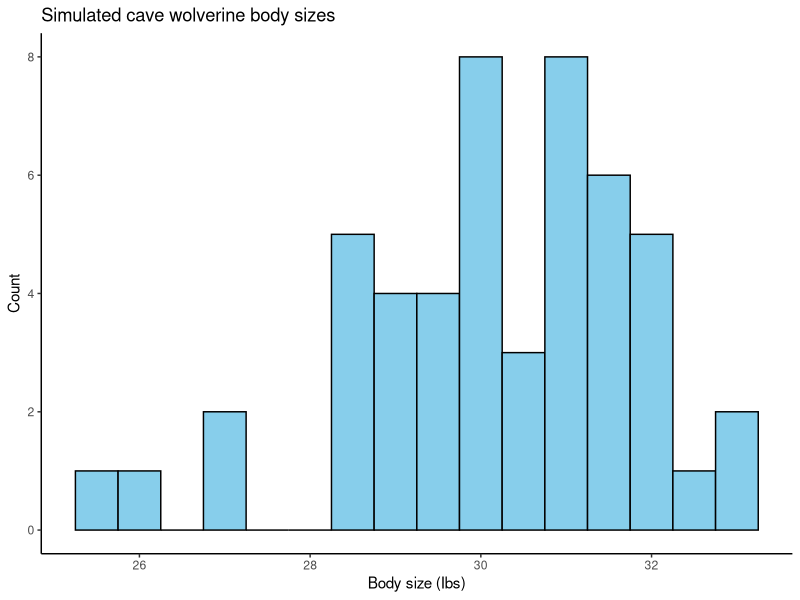

R code for this plot: (Note: this script raises an error after producing the figure.)
# =====================================================
# Simple_Simulation_Intro.R
# FIW5594: Conservation Data Science
# Introduction to Data Simulation
# =====================================================

# Load packages ----
library(tidyverse)

# =====================================================
# 1. Simulate one variable
# =====================================================

# GOAL: Simulate 20 individuals and measure their body size.

set.seed(1)   # makes results reproducible #you get the same thing the next time you do a random draw

# Sample size and parameters
n <- 50
mean_size <- 30
sd_size <- 2

# Draw random body sizes from a Normal distribution
wolverine_body <- rnorm(n, mean = mean_size, sd = sd_size)
help(rnorm)

#Randomly assign each wolverine cave entrance presence (Y/N)



# Combine into a tibble
sim <- tibble(id = 1:n, wolverine_body = wolverine_body)

# Look at the data
print(sim)
summary(sim$wolverine_body) #mean of 30.23

# Visualize with a histogram
ggplot(sim, aes(x = wolverine_body)) +
  geom_histogram(binwidth = 0.5, fill = "skyblue", color = "black") +
  labs(title = "Simulated cave wolverine body sizes", x = "Body size (Ibs)", y = "Count") +
  theme_classic()

# =====================================================
# 2. Add a treatment effect (cave entrance)
# =====================================================

# GOAL: Simulate a simple experimental effect on body size.

set.seed(1)

# Create a treatment variable (half yes, half no)
n <- 50
treatment <- rep(c("yes", "no"), each = n/2)

# set means for each group
mean_yes <- 35
mean_no <- 25
sd_both <- 2

# Simulate body sizes with different means by treatment
wolverine_body <- rnorm(
  n = n,
  treatmentmean = if_else(treatment == "yes", mean_yes, mean_no), #if the treatment is trt, then use the mean_trt. If not trt, use the mean_control for the mean
  sd = sd_both
)

# Combine into tibble
(sim2 <- tibble(treatment, wolverine_body))

# Visualize
ggplot(sim2, aes(x = treatment, y = body_size)) +
  geom_boxplot(fill = "lightgreen") +
  labs(title = "Simulated wolverine body sizes by cave entrance",
       x = "Cave Entrance presence", y = "Body size (pounds)") +
  theme_classic()

# Quick summaries
sim2 |>
  group_by(treatment) |>
  summarise(mean_size = mean(wolverine_body), sd_size = sd(wolverine_body), n = n())

# =====================
# Add a treatment effect (canopy coverage)

set.seed(1)





###### Canopy Cover
n <- 50
mean <- 80
sd <- 15

canopycover <- rnorm()

# =====================================================
# 3. Add a random site effect (optional)
# =====================================================

# GOAL: Add realistic variation among sites.

set.seed(1)

# Define number of sites and individuals per site
n_site <- 4
n_per_site <- 5
n <- n_site * n_per_site

site <- rep(1:n_site, each = n_per_site)

# Each site gets its own random offset (site effect)
site_effect <- rnorm(n_site, mean = 0, sd = 0.5)[site] # the [site] part is indexing by the site vector here (e.g. for site = 1, it pulls out the first value from rnorm, site 2 has 2nd value and so on) #this is assigning a sd value to each site so show the slight difference with each site. To calculate the site effect

# baseline mean and residual sd
mean_overall <- 10
resid_sd <- 1

# Generate body sizes including site effects
body_size <- rnorm(n, mean = mean_overall + site_effect, sd = resid_sd)

# Combine into tibble
(sim3 <- tibble(site = factor(site), body_size))

# Visualize variation among sites
ggplot(sim3, aes(x = site, y = body_size)) +
  geom_boxplot(fill = "plum") +
  labs(title = "Simulated body sizes by site",
       x = "Site", y = "Body size (cm)") +
  theme_classic()

# Check site means
sim3 |>
  group_by(site) |>
  summarise(mean_size = mean(body_size), sd_size = sd(body_size))

# =====================================================
# 4. Try changing parameters
# =====================================================
# Change the sample size, mean, or sd above and re-run the code.
# Observe how the histogram or boxplot changes.
# Questions to ask:
#  - What does increasing SD do to your histogram?
#  - Do you see the treatment effect in the graph? 
#  - What happens when site variation increases?

# =====================================================
# 5. Simple Power Analysis using simulation
# =====================================================
# We'll simulate our simple treatment experiment many times,
# run a t-test each time, and see how often we detect the effect (p < 0.05).
# That proportion ≈ statistical power.

set.seed(1)

# ---- Function 1: Create a function that simulates one experiment and return its p-value ----
simulate_once_ttest <- function(n_per,
                                mean_control,
                                mean_treated,
                                sd_both) {
  control  <- rnorm(n_per, mean_control, sd_both)
  treated  <- rnorm(n_per, mean_treated, sd_both)
  t.test(treated, control)$p.value
}

# ---- Function 2: Create a function that repeats many experiments and estimates power ----
estimate_power_ttest <- function(n_per,
                                 mean_control,
                                 mean_treated,
                                 sd_both,
                                 reps,
                                 alpha = 0.05) {
  pvals <- replicate(reps,
                     simulate_once_ttest(n_per, mean_control, mean_treated, sd_both))
  power <- mean(pvals < alpha)
  return(power)
}

# ---- Apply functions to estimate power for your experiment ----
power_est <- estimate_power_ttest(n_per = 10,
                                  mean_control = 9,
                                  mean_treated = 11,
                                  sd_both = 2,
                                  reps = 2000, 
                                  alpha = 0.05)
power_est #what proportion of pvalues are less than your designated alpha? 

# ---- Explore how power changes with sample size ----

n_grid <- seq(5, 40, by = 5) #make a vector from 5 to 40, counting by 5's to represent your sample size

power_grid <- sapply(X = n_grid, function(n) 
  estimate_power_ttest(n_per = n,
                       mean_control = 9,
                       mean_treated = 11,
                       sd_both = 2,
                       reps = 1000))

power_tbl <- tibble(n_per = n_grid, power = power_grid)

ggplot(power_tbl, aes(x = n_per, y = power)) +
  geom_line(linewidth = 1.2, color = "steelblue") +
  geom_point(size = 3, color = "darkblue") +
  geom_hline(yintercept = 0.8, linetype = "dashed", color = "red") +
  labs(title = "Power vs. per-group sample size (t-test)",
       x = "Sample size per group", y = "Estimated power (proportion significant)") +
  theme_minimal()

# ---- Optional experiments ----
# Try changing:
#   - mean_treated (effect size)
#   - sd_both (variability)
#   - reps (precision of simulation)
#   - alpha (significance threshold)
# Then re-run and compare the estimated power.
